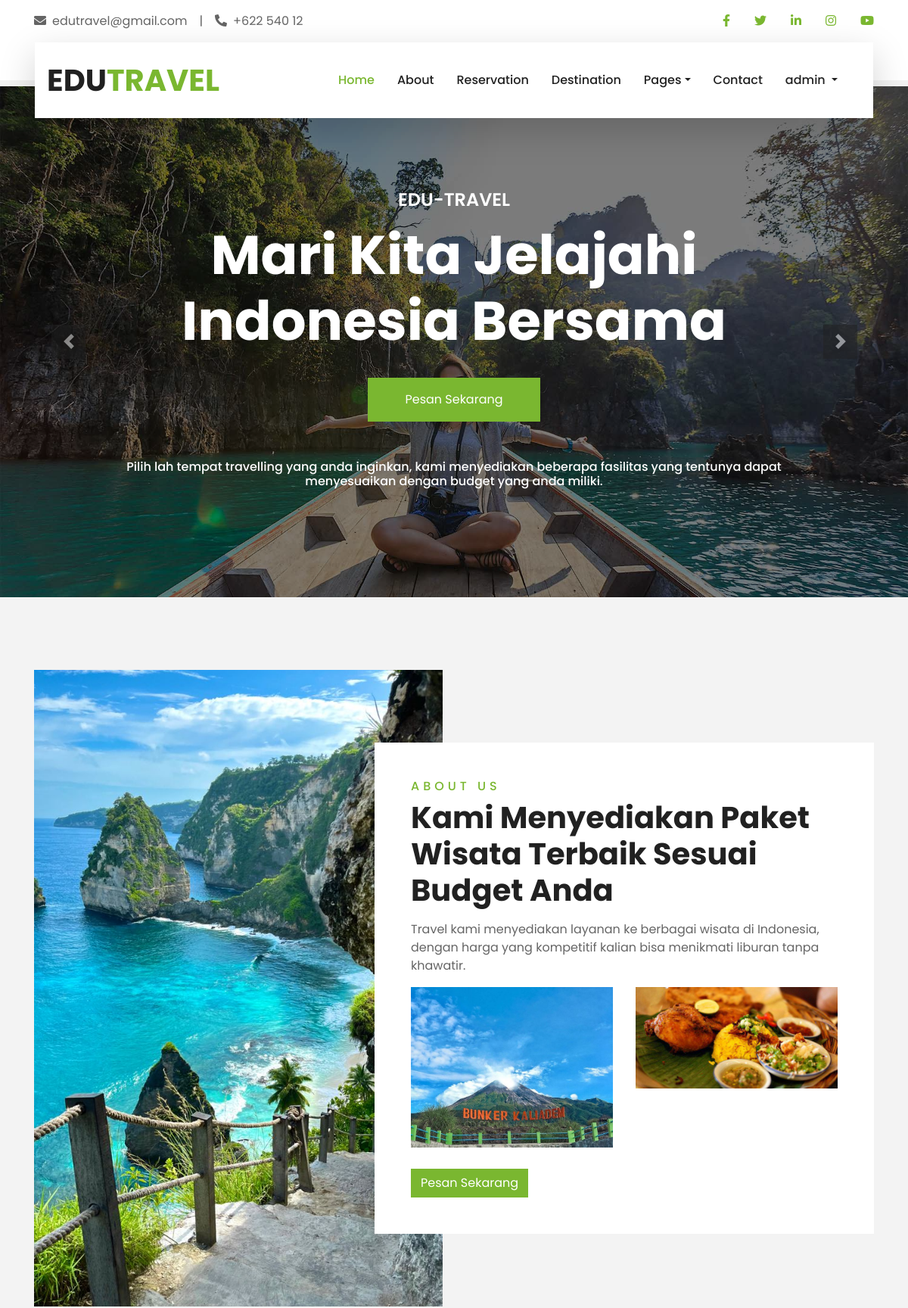
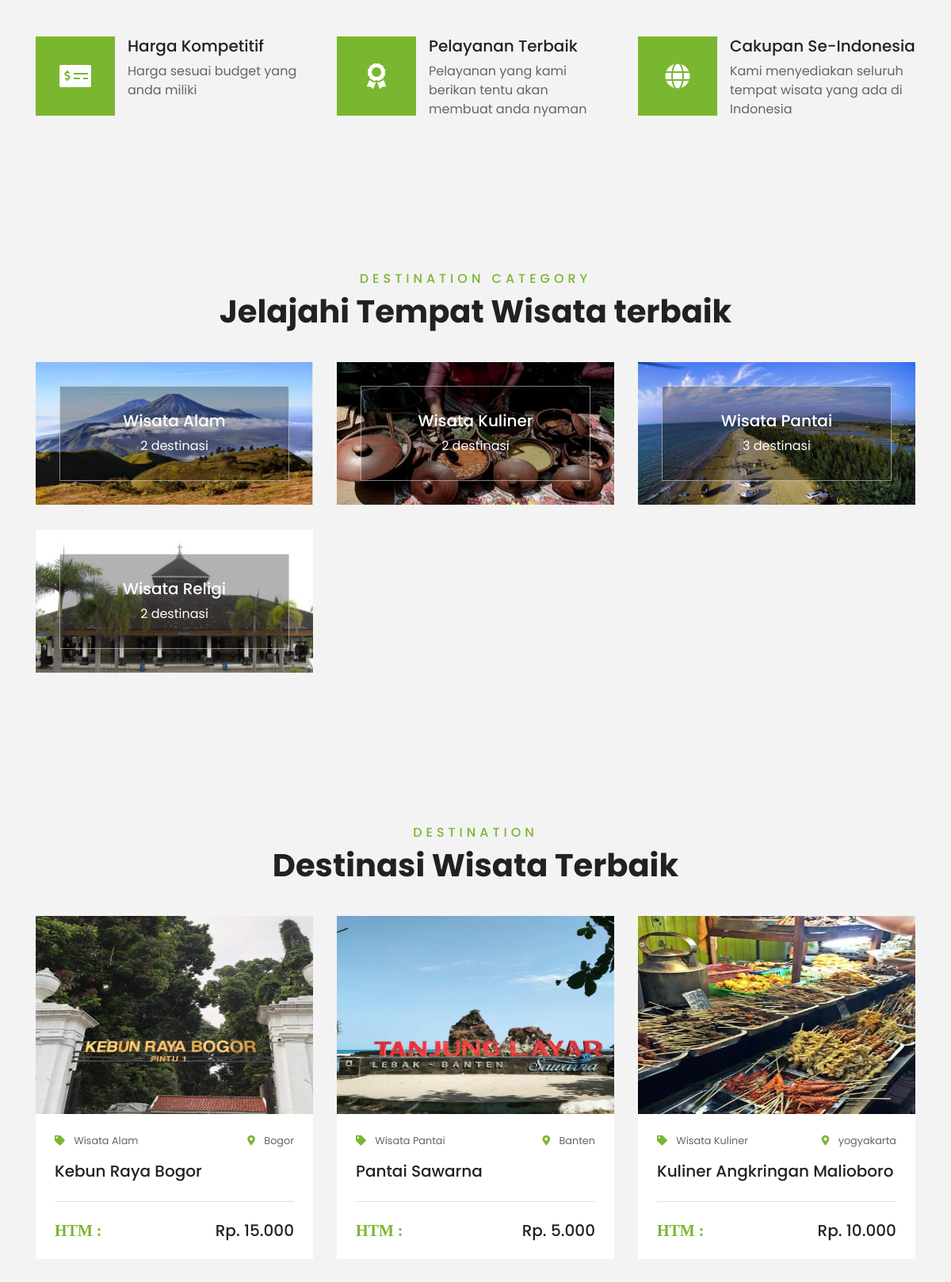
Screenshot of /travelling/main_page/index.php (signed in, upper part) with the database file from the repository (2 pictures, top to bottom).
### tables this page shows
CREATE TABLE `destinasi` (
  `id_destinasi` int(11) NOT NULL,
  `nama_destinasi` varchar(100) NOT NULL,
  `gambar` text NOT NULL,
  `lokasi` varchar(250) NOT NULL,
  `harga` decimal(10,2) NOT NULL,
  `deskripsi` varchar(500) NOT NULL,
  `id_kategori` int(11) NOT NULL
);

CREATE TABLE `kategori` (
  `id_kategori` int(11) NOT NULL,
  `nama_kategori` varchar(100) NOT NULL,
  `gambar_kategori` text NOT NULL
);

### travelling/main_page/index.php (the view, shortened to what this page needs)
<?php
include '../koneksi.php';
if (isset($_SESSION['username'])) {
    $loggedInUsername = $_SESSION['username'];
} else {
    header("Location: login.php");
    exit();
}
?>
<!DOCTYPE html>
<html lang="en">
<head>
    <link href="https://cdnjs.cloudflare.com/ajax/libs/font-awesome/5.10.0/css/all.min.css" rel="stylesheet">
    <link href="lib/owlcarousel/assets/owl.carousel.min.css" rel="stylesheet">
    <link href="lib/tempusdominus/css/tempusdominus-bootstrap-4.min.css" rel="stylesheet" />
    <link href="css/style.css" rel="stylesheet">
</head>
<body>
    <div class="container-fluid bg-light d-lg-block pt-3">
        <div class="container">
            <div class="row">
                <div class="col-lg-6 text-center text-lg-left mb-2 mb-lg-0">
                    <div class="d-inline-flex align-items-center">
                        <p><i class="fa fa-envelope mr-2"></i>edutravel@gmail.com</p>
                        <p class="text-body px-3">|</p>
                        <p><i class="fa fa-phone-alt mr-2"></i>+622 540 12</p>
                    </div>
                </div>
                <div class="col-lg-6 text-lg-right">
                    <div class="d-inline-flex" style="margin-left: 300px">
                        <a class="text-primary px-3" href="https://www.facebook.com">
                            <i class="fab fa-facebook-f"></i>
                        </a>
                        <a class="text-primary px-3" href="https://www.twitter.com">
                            <i class="fab fa-twitter"></i>
                        </a>
                        <a class="text-primary px-3" href="https://www.linkedin.com">
                            <i class="fab fa-linkedin-in"></i>
                        </a>
                        <a class="text-primary px-3" href="https://www.instagram.com">
                            <i class="fab fa-instagram"></i>
                        </a>
                        <a class="text-primary pl-3" href="https://www.youtube.com">
                            <i class="fab fa-youtube"></i>
                        </a>
                    </div>
                </div>
            </div>
        </div>
    </div>
    <div class="container-fluid position-relative nav-bar p-0">
        <div class="container-lg position-relative p-0 px-lg-3" style="z-index: 9;">
            <nav class="navbar navbar-expand-lg bg-light navbar-light shadow-lg">
                <a href="" class="navbar-brand">
                    <h1 class="m-0 text-primary"><span class="text-dark">EDU</span>TRAVEL</h1>
                </a>
                <div class="collapse navbar-collapse justify-content-between px-3" id="navbarCollapse">
                    <div class="navbar-nav ml-auto py-0">
                        <a href="index.php" class="nav-item nav-link active">Home</a>
                        <a href="about.php" class="nav-item nav-link">About</a>
                        <a href="reservation.php" class="nav-item nav-link">Reservation</a>
                        <a href="destination.php" class="nav-item nav-link">Destination</a>
                        <div class="nav-item dropdown">
                            <a href="#" class="nav-link dropdown-toggle" data-toggle="dropdown">Pages</a>
                        </div>
                        <a href="contact.php" class="nav-item nav-link">Contact</a>
                        <?php
                        if (isset($loggedInUsername)) {
                            ?>
                            <div class="nav-item dropdown">
                                <a href="#" class="nav-link dropdown-toggle" data-toggle="dropdown">
                                    <?php echo $loggedInUsername; ?>
                                </a>
                            </div>
                            <?php
                        }
                        ?>
                    </div>
                </div>
            </nav>
        </div>
    </div>
    <div class="container-fluid p-0">
        <div id="header-carousel" class="carousel slide" data-ride="carousel">
            <div class="carousel-inner">
                <div class="carousel-item active">
                    <img class="w-100" src="img/carousel-1.jpg" alt="Image">
                    <div class="carousel-caption d-flex flex-column align-items-center justify-content-center">
                        <div class="p-3" style="max-width: 900px;">
                            <h4 class="text-white text-uppercase mb-md-3">Edu-Travel</h4>
                            <h1 class="display-3 text-white mb-md-4">Mari Kita Jelajahi Indonesia Bersama</h1>
                            <a href="reservation.php" class="btn btn-primary py-md-3 px-md-5 mt-2">Pesan Sekarang</a>
                            <h6 style="color: white; margin-top: 50px;">Pilih lah tempat travelling yang anda inginkan,
                                kami menyediakan beberapa fasilitas yang tentunya dapat menyesuaikan dengan budget yang
                                anda miliki.</h6>
                        </div>
                    </div>
                </div>
            </div>
            <a class="carousel-control-prev" href="#header-carousel" data-slide="prev">
                <div class="btn btn-dark" style="width: 45px; height: 45px;">
                    <span class="carousel-control-prev-icon mb-n2"></span>
                </div>
            </a>
            <a class="carousel-control-next" href="#header-carousel" data-slide="next">
                <div class="btn btn-dark" style="width: 45px; height: 45px;">
                    <span class="carousel-control-next-icon mb-n2"></span>
                </div>
            </a>
        </div>
    </div>
    <div class="container-fluid py-5">
        <div class="container pt-5">
            <div class="row">
                <div class="col-lg-6" style="min-height: 500px;">
                    <div class="position-relative h-100">
                        <img class="position-absolute w-100 h-100" src="img/dm.jpeg" style="object-fit: cover;">
                    </div>
                </div>
                <div class="col-lg-6 pt-5 pb-lg-5">
                    <div class="about-text bg-white p-4 p-lg-5 my-lg-5">
                        <h6 class="text-primary text-uppercase" style="letter-spacing: 5px;">About Us</h6>
                        <h1 class="mb-3">
                            Kami Menyediakan Paket Wisata Terbaik Sesuai Budget Anda</h1>
                        <p>Travel kami menyediakan layanan ke berbagai wisata di Indonesia, dengan harga yang kompetitif
                            kalian bisa menikmati liburan tanpa khawatir.</p>
                        <div class="row mb-4">
                            <div class="col-6">
                                <img class="img-fluid" src="img/mr.jpeg" alt="">
                            </div>
                            <div class="col-6">
                                <img class="img-fluid" src="img/klnr.jpeg" alt="">
                            </div>
                        </div>
                        <a href="reservation.php" class="btn btn-primary mt-1">Pesan Sekarang</a>
                    </div>
                </div>
            </div>
        </div>
    </div>
    <div class="container-fluid pb-5">
        <div class="container pb-5">
            <div class="row">
                <div class="col-md-4">
                    <div class="d-flex mb-4 mb-lg-0">
                        <div class="d-flex flex-shrink-0 align-items-center justify-content-center bg-primary mr-3"
                            style="height: 100px; width: 100px;">
                            <i class="fa fa-2x fa-money-check-alt text-white"></i>
                        </div>
                        <div class="d-flex flex-column">
                            <h5 class="">Harga Kompetitif</h5>
                            <p class="m-0">Harga sesuai budget yang anda miliki</p>
                        </div>
                    </div>
                </div>
                <div class="col-md-4">
                    <div class="d-flex mb-4 mb-lg-0">
                        <div class="d-flex flex-shrink-0 align-items-center justify-content-center bg-primary mr-3"
                            style="height: 100px; width: 100px;">
                            <i class="fa fa-2x fa-award text-white"></i>
                        </div>
                        <div class="d-flex flex-column">
                            <h5 class="">Pelayanan Terbaik</h5>
                            <p class="m-0">Pelayanan yang kami berikan tentu akan membuat anda nyaman</p>
                        </div>
                    </div>
                </div>
                <div class="col-md-4">
                    <div class="d-flex mb-4 mb-lg-0">
                        <div class="d-flex flex-shrink-0 align-items-center justify-content-center bg-primary mr-3"
                            style="height: 100px; width: 100px;">
                            <i class="fa fa-2x fa-globe text-white"></i>
                        </div>
                        <div class="d-flex flex-column">
                            <h5 class="">Cakupan Se-Indonesia</h5>
                            <p class="m-0">Kami menyediakan seluruh tempat wisata yang ada di Indonesia</p>
                        </div>
                    </div>
                </div>
            </div>
        </div>
    </div>
    <div class="container-fluid py-5">
        <div class="container pt-5 pb-3">
            <div class="text-center mb-3 pb-3">
                <h6 class="text-primary text-uppercase" style="letter-spacing: 5px;">Destination Category</h6>
                <h1>Jelajahi Tempat Wisata terbaik</h1>
            </div>
            <div class="row">
                <?php
                $query = mysqli_query($koneksi, "SELECT *, COUNT(d.id_kategori) as jumlah FROM `kategori` as k JOIN `destinasi` as d ON k.id_kategori=d.id_kategori where k.id_kategori=k.id_kategori GROUP BY d.id_kategori;");
                ?>
                <?php
                if (mysqli_num_rows($query) > 0) {
                    while ($data = mysqli_fetch_array($query)) {
                        ?>
                        <div class="col-lg-4 col-md-6 mb-4">
                            <div class="destination-item position-relative overflow-hidden mb-2">
                                <img class="img-fluid" src="<?php echo $data["gambar_kategori"] ?>"
                                    style="width:500px; height: 180px;">
                                <a class="destination-overlay text-white text-decoration-none"
                                    href="detail_kategori.php?id_kategori=<?php echo $data["id_kategori"] ?>">
                                    <h5 class="text-white"></i>
                                        <?php echo $data["nama_kategori"] ?>
                                    </h5>
                                    <span>
                                        <?php echo $data["jumlah"] ?> destinasi
                                    </span>
                                </a>
                            </div>
                        </div>
                    <?php } ?>
                <?php } ?>
            </div>
        </div>
    </div>
    <div class="container-fluid py-5">
        <div class="container pt-5 pb-3">
            <div class="text-center mb-3 pb-3">
                <h6 class="text-primary text-uppercase" style="letter-spacing: 5px;">Destination</h6>
                <h1>Destinasi Wisata Terbaik</h1>
            </div>
            <div class="row">
                <?php
                include '../koneksi.php';
                $query = mysqli_query($koneksi, "SELECT * FROM `destinasi` as d JOIN `kategori` as k ON d.id_kategori=k.id_kategori where id_destinasi=id_destinasi;");
                ?>
                <?php
                if (mysqli_num_rows($query) > 0) {
                    while ($data = mysqli_fetch_array($query)) {
                        ?>
                        <div class="col-lg-4 col-md-6 mb-4">
                            <div class="package-item bg-white mb-2">
                                <img class="img-fluid" src="<?php echo $data["gambar"] ?>" style="width:350px; height:250px;">
                                <div class="p-4">
                                    <div class="d-flex justify-content-between mb-3">
                                        <small class="m-0"><i class="fas fa-tag text-primary mr-2"></i>
                                            <?php echo $data["nama_kategori"] ?>
                                        </small>
                                        <small class="m-0"><i class="fa fa-map-marker-alt text-primary mr-2"></i>
                                            <?php echo $data["lokasi"] ?>
                                        </small>
                                    </div>
                                    <a class="h5 text-decoration-none"
                                        href="detail_destination.php?id_destinasi=<?php echo $data["id_destinasi"] ?>">
                                        <?php echo $data["nama_destinasi"] ?>
                                    </a>
                                    <div class="border-top mt-4 pt-4">
                                        <div class="d-flex justify-content-between">
                                            <h5 class="m-0"><i class="fas text-primary mr-2"> HTM :</i></h5>
                                            <h5 class="m-0">
                                                <?php echo "Rp. " . number_format($data["harga"], 0, ',', '.') ?>
                                            </h5>
                                        </div>
                                    </div>
                                </div>
                            </div>
                        </div>
                    <?php } ?>
                <?php } ?>
            </div>
        </div>
    </div>
</body>
</html>

### rows the page displays
destinasi: id_kategori.gambar_kategori (picture), id_kategori.nama_kategori "Wisata Alam", jumlah "2", gambar (picture), lokasi "Bogor", nama_destinasi "Kebun Raya Bogor", harga "15.000"
destinasi: id_kategori.gambar_kategori (picture), id_kategori.nama_kategori "Wisata Kuliner", jumlah "2", gambar (picture), lokasi "yogyakarta", nama_destinasi "Kuliner Angkringan Malioboro", harga "10.000"
destinasi: id_kategori.gambar_kategori (picture), id_kategori.nama_kategori "Wisata Pantai", jumlah "3", gambar (picture), lokasi "Banten", nama_destinasi "Pantai Sawarna", harga "5.000"
destinasi: id_kategori.gambar_kategori (picture), id_kategori.nama_kategori "Wisata Religi", jumlah "2"

### other values shown
$loggedInUsername "admin"
